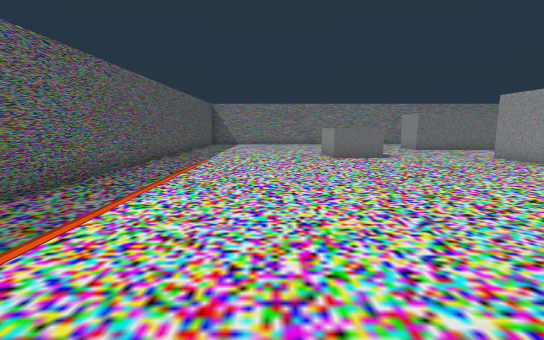
view 1 (above)

20 first-person views from a walk through a Unity game level. The camera is 1.2 m above the floor, tilts 8° down and sees 85° across. The floor is counted in squares, 1 m on a side. Each view is taken from the middle of a square. On the plan, view 1 faces up. The plan holds only what a view shows up to about 13 squares ahead; the rest is blank.

view 2
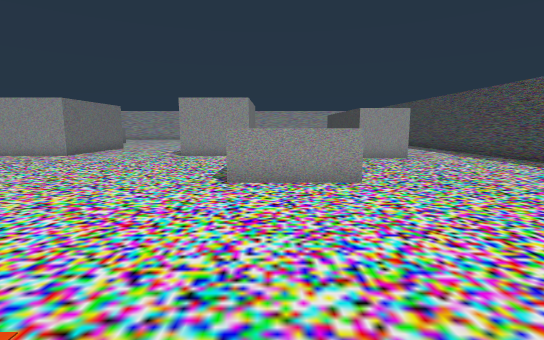

view 3
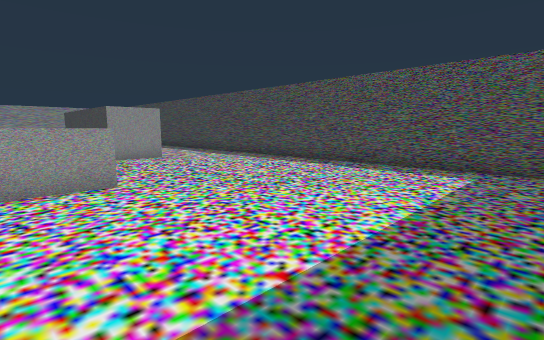

view 4
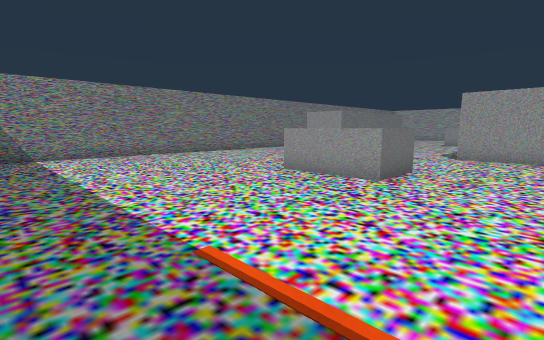

view 5
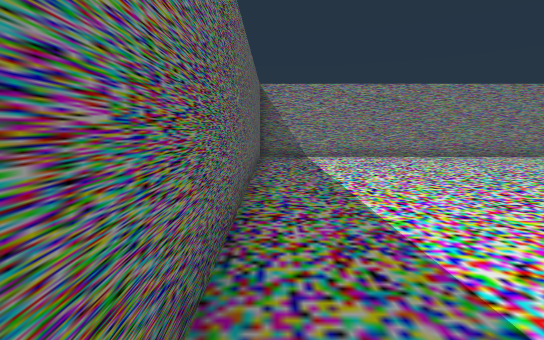

view 6
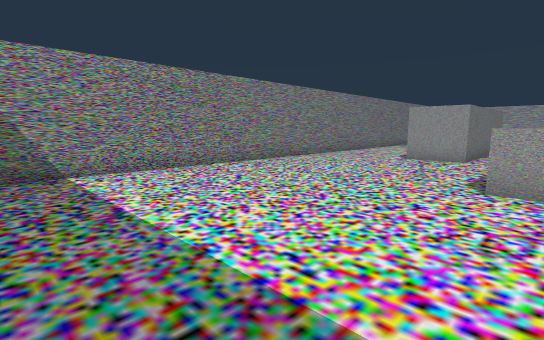

view 7
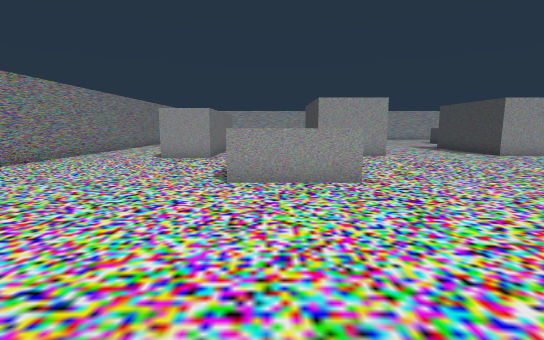

view 8
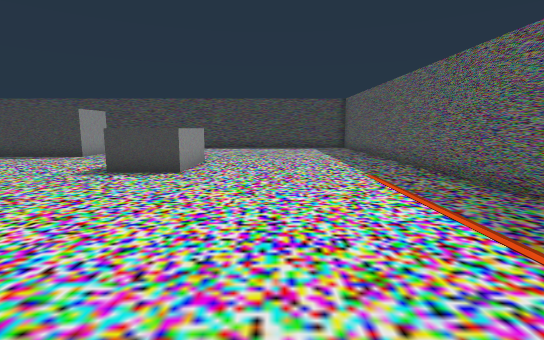

view 9
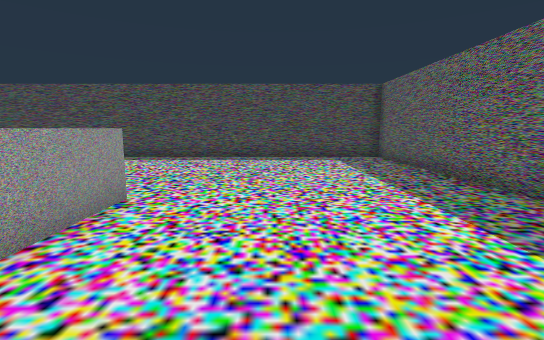

view 10
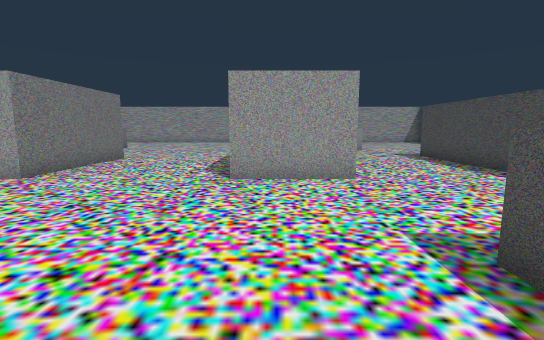

view 11
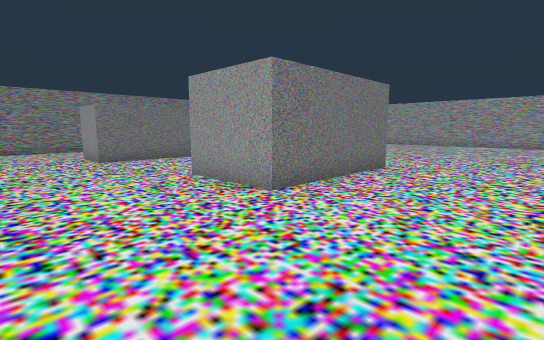

view 12
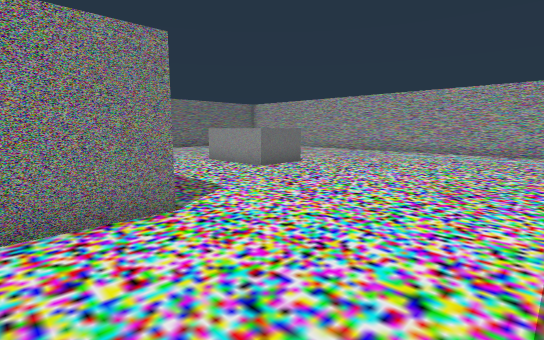

view 13
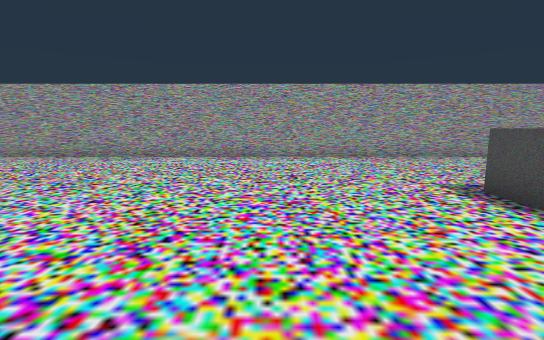

view 14
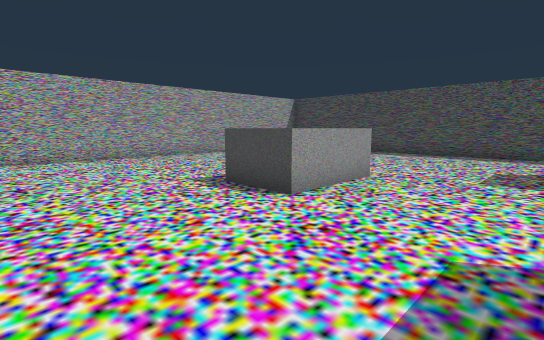

view 15
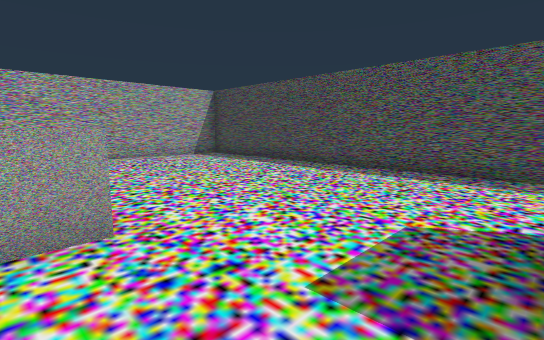

view 16
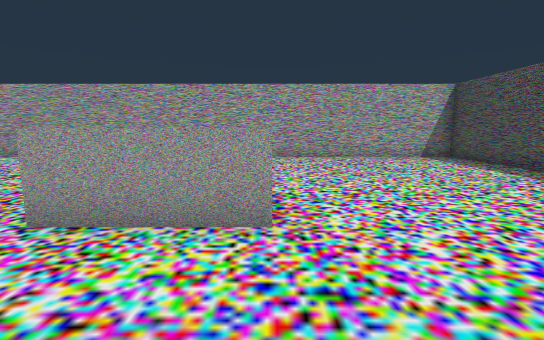

view 17
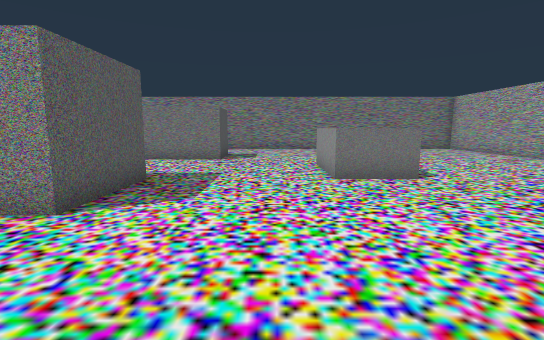

view 18
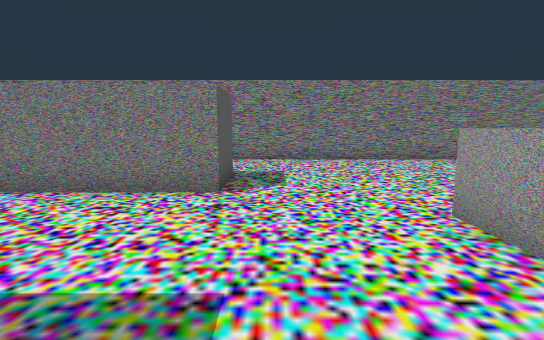

view 19
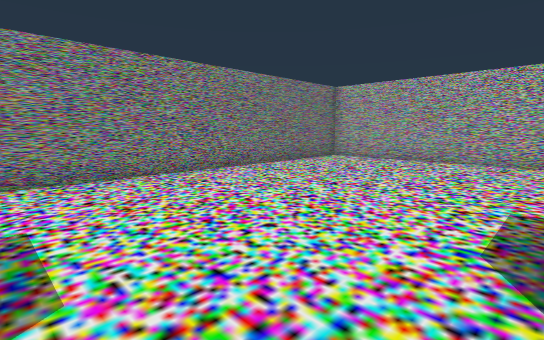

view 20
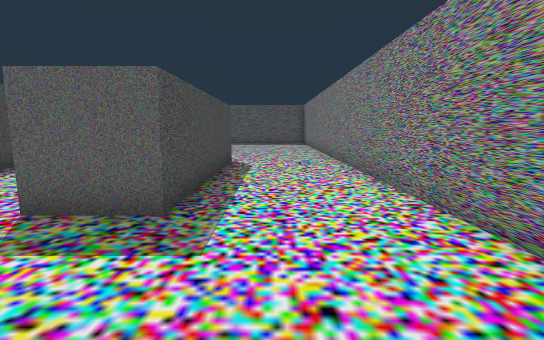

### Floor plan
Ten units are one square. View 1 is at (0, 0); x grows to the right and y downward. Boxes are objects, and circles mark ways between rooms. Rooms are numbered by the first view taken in them; rooms with no view inside come last. Other rooms are left out.
<svg viewBox="-50 -230 330 330">
<path fill="none" stroke="#000" d="M46 -120 25 -120 25 -150M90 -90 90 -120M25 21 25 -10 45 -10M90 -9 90 -40M80 -165 80 -185M80 56 80 35M64 -225 -45 -225M-45 -218 -45 95 64 95M206 -120 185 -120 185 -150M140 -120 140 -90 90 -90M185 21 185 -10 205 -10M90 -120 104 -120M80 35 150 35M152 95 275 95 275 -221M80 -185 150 -185 150 -165 80 -165M271 -225 64 -225M64 95 114 95"/>
<circle cx="75" cy="45" r="3" fill="#2a7"/>
<circle cx="76" cy="-175" r="3" fill="#2a7"/>
<circle cx="82" cy="-65" r="3" fill="#2a7"/>
<text x="20" y="-70">1</text>
<text x="180" y="-60">2</text>
</svg>
Room 1 opens to room 2.

Where each view was taken, in squares from view 1:
view 1: 0 up, 0 right, facing up
view 2: 0 up, 4 left, facing right
view 3: 0 up, 4 left, facing down-right
view 4: 9 up, 4 left, facing up-right
view 5: 10 up, 4 left, facing up
view 6: 14 up, 4 left, facing up-right
view 7: 14 up, 4 left, facing right
view 8: 9 up, 0 right, facing down
view 9: 3 up, 0 right, facing down
view 10: 3 up, 2 right, facing right
view 11: 5 up, 5 right, facing up-right
view 12: 5 up, 12 right, facing up-right
view 13: 5 up, 15 right, facing right
view 14: 5 up, 15 right, facing down-right
view 15: 1 down, 15 right, facing down-right
view 16: 2 down, 15 right, facing right
view 17: 5 up, 17 right, facing up
view 18: 11 up, 16 right, facing up
view 19: 15 up, 16 right, facing up-right
view 20: 20 up, 19 right, facing left
